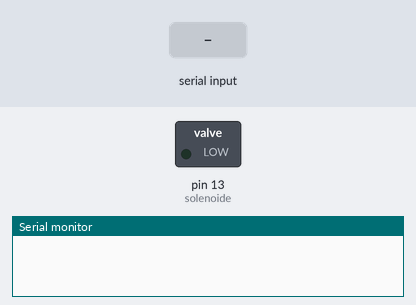
Recording of a sketch running on a simulated Arduino Uno, built with avr-gcc and run on an emulated ATmega328P. Parts: switched loads named in the sketch (green lamp = pin HIGH), the last lines printed to the serial monitor. The inputs (shaded band) are chosen by the test bench.

Above: at 1.2 s.
1.3 s: "1" received over Serial
At 7.7 s:
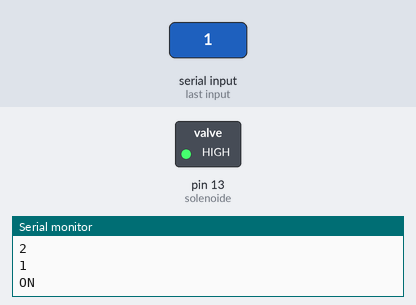
Timing chart, 0 to 9.2 s (numbered marks = the images above; inputs shaded):
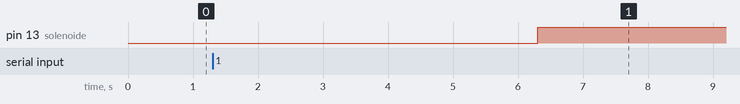

Measured:
- after the input at 1.3 s, pin 13 (solenoide): LOW → HIGH after 5.0 s

The sketch:

TESTE-SOLENOIDE.ino
```cpp
#define solenoide 13

void setup() {
  Serial.begin(9600);
  pinMode(solenoide, OUTPUT);
}

void loop() {
  if (Serial.available() > 0) {
    for (int i = 10; i > 0; i--) {
      Serial.println(i);
      delay(500);
    }
    digitalWrite(solenoide, HIGH);
    Serial.println("ON");
    delay(5000);
    digitalWrite(solenoide, LOW);
    Serial.println("OFF");
  }
}
```
